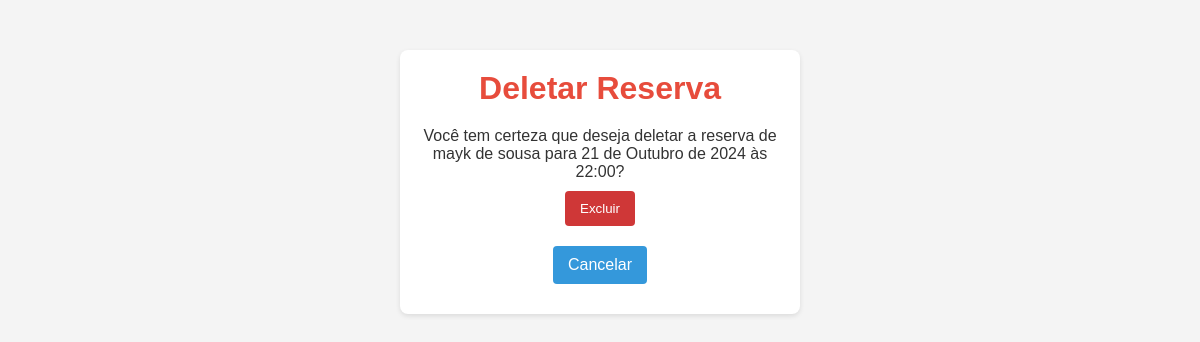
The app's page /reservas/deletar/28/ (signed in) with its own data.
### core/models.py (models this page shows, shortened)
class Reserva(models.Model):
    cliente = models.ForeignKey(Cliente, on_delete=models.CASCADE)  # Relaciona a reserva com o cliente
    mesa = models.ForeignKey(Mesa, on_delete=models.CASCADE)  # Relaciona a reserva com a mesa
    data_reserva = models.DateField()
    hora_entrada = models.TimeField()  # Horário de entrada
    hora_saida = models.TimeField()     # Horário de saída
    num_pessoas = models.IntegerField()

class Cliente(models.Model):
    nome = models.CharField(max_length=255)  # Campo para o nome do cliente
    email = models.EmailField(unique=True)             # Campo para o e-mail do cliente
    telefone = models.CharField(max_length=15)

### core/views.py (the view)
# urls.py: path('reservas/deletar/<int:pk>/', views.deletar_reserva, name='deletar_reserva'),
@login_required
def deletar_reserva(request, pk):
    reserva = get_object_or_404(Reserva, pk=pk)  # Busca a reserva ou retorna erro 404.
    if request.method == 'POST':
        reserva.delete()  # Deleta a reserva.
        return redirect('lista_reservas')  # Redireciona para a lista de reservas.
    return render(request, 'core/reservas/deletar_reserva.html', {'reserva': reserva})  # Renderiza a página de confirmação de deleção.

### core/templates/core/reservas/deletar_reserva.html (shortened to what this page needs)
{% block content %}
<div class="container">
    <h1>Deletar Reserva</h1>
    <p>Você tem certeza que deseja deletar a reserva de {{ reserva.cliente.nome}} para {{ reserva.data_reserva }} às {{ reserva.hora_entrada }}?</p>
    <form method="POST">
        <button type="submit" class="button">Excluir</button>
    </form>
    <a href="{% url 'lista_reservas' %}" class="button-voltar">Cancelar</a>
</div>
{% endblock %}

### core/templates/core/reservas/deletar_reserva.html (style rules this page uses)
* { margin: 0; padding: 0; box-sizing: border-box; }
.container { width: 400px; margin: 50px auto; padding: 20px; background-color: #fff; border-radius: 8px; box-shadow: 0 2px 5px rgba(0, 0, 0, 0.1); text-align: center; }
h1 { color: #e74c3c; margin-bottom: 20px; }
.button { background-color: #cf3737; color: white; padding: 10px 15px; border-radius: 4px; text-decoration: none; margin: 10px; display: inline-block; transition: background-color 0.3s; border: none; }
.button-voltar { background-color: #3498db; color: white; padding: 10px 15px; border-radius: 4px; text-decoration: none; margin: 10px; display: inline-block; transition: background-color 0.3s; }

### records on screen
Reserva: cliente.nome "mayk de sousa", data_reserva "21 de Outubro de 2024", hora_entrada "22:00"
